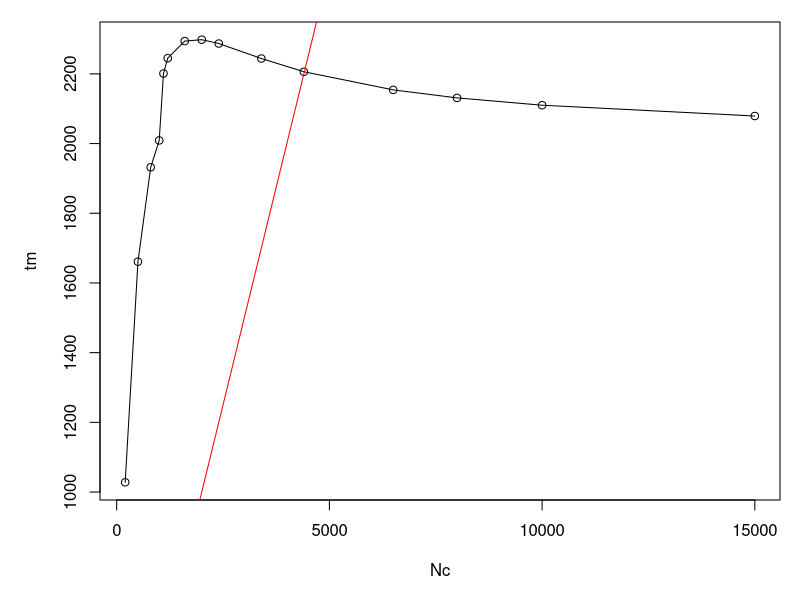
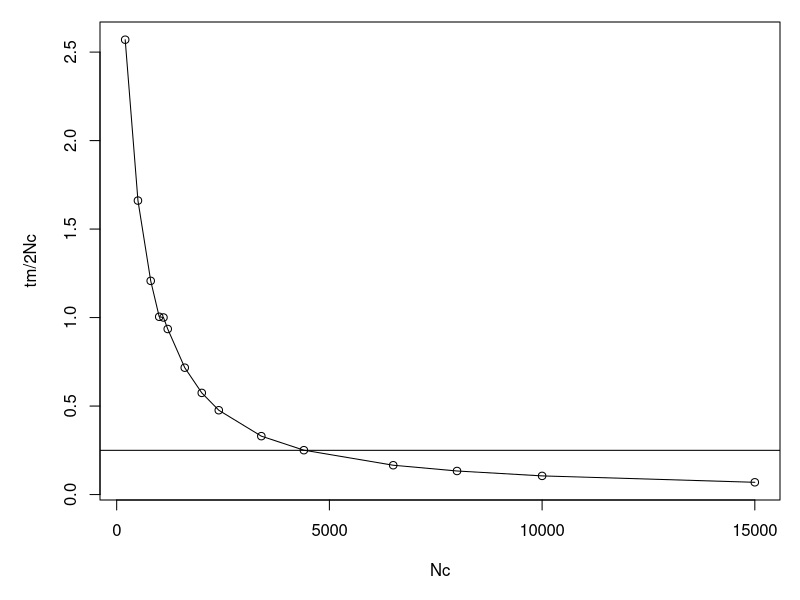

These figures' R source, in order:
N1 <- 1.85*10^6
BG <- 2*N1
io <- 1
t0 <- 0
r <- seq(0,0.5,0.000001)
dev.off()
par(mar=c(5,5,1.1,1))

slope120 <- vector()
depth120 <- vector()

library(viridis)
mycolor = viridis(30)

index <- c(200,500,800,1000,1100,1200,1600,2000,2400,3400,4400,6500,8000,10000,15000)
prior <- c(1028,1661,1932, 2009, 2201, 2245, 2294, 2298, 2287, 2244, 2206, 2154, 2131, 2110, 2079)


tau_of_Ne <- vector()
for (il in index)
{
  N <- il
  #tau <- 1:floor(180/30*N) ##### t50
  #tau <- 200*(1:30)
  tau <- (prior[(1:15)[index==il]]-10):(prior[(1:15)[index==il]]+10)
  
  FWHD <- matrix(nrow=length(io),ncol=length(tau))
  rel_depth <- matrix(nrow=length(io),ncol=length(tau))
  
  for (k in 1:length(io))
  {
    for (j in 1:length(tau))
    {
      N0 <- (N1-N)*exp(tau[j]/2/N)+N
      t <- 1:tau[j]
      dem <- 2*N*(1-t*(1-io[k]/2/N)/tau[j])   ### tau < 2Ne
      
      if (tau[j] > 2*N)
      {
        dem <- 2*N*(0.5 + 1/2*exp(-t/N) - (1-io[k]/N)/2*exp(-(tau[j]-t)/N))  ##### tau > 2Ne
      }
      
      dem[tau[j]] <- 1
      
      probaTa <- t
      sum_1minusX <- t
      probaTa[1] <- 1/dem[1]
      sum_1minusX[1] <- 1-dem[1]/2/N
      
      if (tau[j] > 1)
      {
        for (i in 2:tau[j])
        {
          probaTa[i] <- prod(1-1/head(dem,i-1))/dem[i]
          sum_1minusX[i] <- sum(head(1-dem/2/N,i))
        }
      }
      
      # TBhom <- r
      # TBhet <- r
      # 
      # for (i in 1:length(r))
      # {
      #   TBhom[i] <- sum(t*probaTa*exp(-2*r[i]*sum_1minusX))
      #   TBhet[i] <- 1-sum(exp(-2*r[i]*sum_1minusX)*probaTa)
      # }
      
      c <- 1 - sum(t*probaTa)/BG
      slope <- sum(2*(tau[j]+2*N0-t)*sum_1minusX*probaTa)
      a <- slope/BG/c
      
      exp_fit <-  BG*( 1 - c*exp(-a*r))
      
      #slope[k,j] <- (TBhet[2]*(2*N0+tau[j])+TBhom[2]-TBhet[1]*(2*N0+tau[j])-TBhom[1])/(r[2]-r[1])
      #depth[k,j] <- TBhet[1]*(2*N0+tau[j])+TBhom[1]
      FWHD[k,j] <- -100*log(1-2*r[(1:length(r))[exp_fit>=(BG+sum(t*probaTa))/2][1]])
      rel_depth[k,j] <- 1-sum(t*probaTa)/BG
    }
  }
  
  tau_of_Ne <- c(tau_of_Ne,tau[FWHD[1,]<=0.069][1] )
  
}

plot(index,tau_of_Ne,type="l",xlab="Nc",ylab="tm")
points(index,tau_of_Ne,type="p")
lines(index,index/2,col="red")   ## tm = Nc/2

plot(index,tau_of_Ne/2/index,type="l",xlab="Nc",ylab="tm/2Nc")
points(index,tau_of_Ne/2/index)
abline(h=0.25)


####
###
##
#
#abline(v=0.069,lty=2,lwd=2)  ## (real value 0.06862354) and relative depth value 0.9993096


